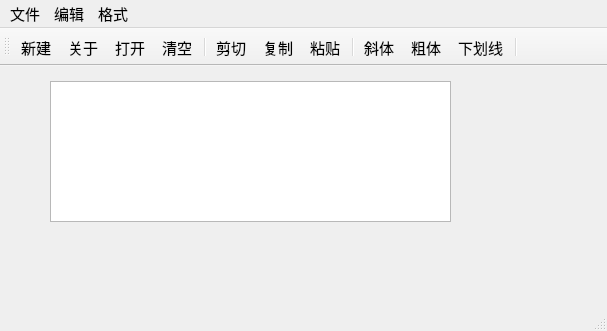
<?xml version="1.0" encoding="UTF-8"?>
<ui version="4.0">
 <class>QWMainWind</class>
 <widget class="QMainWindow" name="QWMainWind">
  <property name="geometry">
   <rect>
    <x>0</x>
    <y>0</y>
    <width>607</width>
    <height>331</height>
   </rect>
  </property>
  <property name="font">
   <font>
    <pointsize>11</pointsize>
   </font>
  </property>
  <property name="windowTitle">
   <string>QWMainWind</string>
  </property>
  <widget class="QWidget" name="centralWidget">
   <widget class="QTextEdit" name="txtEdit">
    <property name="geometry">
     <rect>
      <x>50</x>
      <y>15</y>
      <width>401</width>
      <height>141</height>
     </rect>
    </property>
    <property name="font">
     <font>
      <pointsize>16</pointsize>
     </font>
    </property>
   </widget>
  </widget>
  <widget class="QMenuBar" name="menuBar">
   <property name="geometry">
    <rect>
     <x>0</x>
     <y>0</y>
     <width>607</width>
     <height>20</height>
    </rect>
   </property>
   <widget class="QMenu" name="menu">
    <property name="title">
     <string>文件</string>
    </property>
    <addaction name="actNew"/>
    <addaction name="actOpen"/>
    <addaction name="separator"/>
    <addaction name="actClose"/>
   </widget>
   <widget class="QMenu" name="menu_2">
    <property name="title">
     <string>编辑</string>
    </property>
    <addaction name="actCut"/>
    <addaction name="actCopy"/>
    <addaction name="actPaste"/>
    <addaction name="separator"/>
    <addaction name="actClear"/>
   </widget>
   <widget class="QMenu" name="menu_3">
    <property name="title">
     <string>格式</string>
    </property>
    <addaction name="actFontBold"/>
    <addaction name="actFontItalic"/>
    <addaction name="actFontUnder"/>
    <addaction name="separator"/>
    <addaction name="actToolbarLab"/>
   </widget>
   <addaction name="menu"/>
   <addaction name="menu_2"/>
   <addaction name="menu_3"/>
  </widget>
  <widget class="QToolBar" name="mainToolBar">
   <property name="toolButtonStyle">
    <enum>Qt::ToolButtonStyle::ToolButtonTextUnderIcon</enum>
   </property>
   <attribute name="toolBarArea">
    <enum>TopToolBarArea</enum>
   </attribute>
   <attribute name="toolBarBreak">
    <bool>false</bool>
   </attribute>
   <addaction name="actNew"/>
   <addaction name="actAbout"/>
   <addaction name="actOpen"/>
   <addaction name="actClear"/>
   <addaction name="separator"/>
   <addaction name="actCut"/>
   <addaction name="actCopy"/>
   <addaction name="actPaste"/>
   <addaction name="separator"/>
   <addaction name="actFontItalic"/>
   <addaction name="actFontBold"/>
   <addaction name="actFontUnder"/>
   <addaction name="separator"/>
  </widget>
  <widget class="QStatusBar" name="statusBar"/>
  <action name="actCut">
   <property name="icon">
    <iconset resource="res.qrc">
     <normaloff>:/images/images/cut.bmp</normaloff>:/images/images/cut.bmp</iconset>
   </property>
   <property name="text">
    <string>剪切</string>
   </property>
   <property name="toolTip">
    <string>剪切</string>
   </property>
   <property name="shortcut">
    <string>Ctrl+X</string>
   </property>
  </action>
  <action name="actCopy">
   <property name="icon">
    <iconset resource="res.qrc">
     <normaloff>:/images/images/120.bmp</normaloff>:/images/images/120.bmp</iconset>
   </property>
   <property name="text">
    <string>复制</string>
   </property>
   <property name="toolTip">
    <string>复制</string>
   </property>
   <property name="shortcut">
    <string>Ctrl+C</string>
   </property>
  </action>
  <action name="actPaste">
   <property name="icon">
    <iconset resource="res.qrc">
     <normaloff>:/images/images/paste.bmp</normaloff>:/images/images/paste.bmp</iconset>
   </property>
   <property name="text">
    <string>粘贴</string>
   </property>
   <property name="toolTip">
    <string>粘贴</string>
   </property>
   <property name="shortcut">
    <string>Ctrl+V</string>
   </property>
  </action>
  <action name="actFontBold">
   <property name="checkable">
    <bool>true</bool>
   </property>
   <property name="icon">
    <iconset resource="res.qrc">
     <normaloff>:/images/images/BLD.BMP</normaloff>:/images/images/BLD.BMP</iconset>
   </property>
   <property name="text">
    <string>粗体</string>
   </property>
   <property name="toolTip">
    <string>粗体</string>
   </property>
  </action>
  <action name="actFontItalic">
   <property name="checkable">
    <bool>true</bool>
   </property>
   <property name="icon">
    <iconset resource="res.qrc">
     <normaloff>:/images/images/ITL.BMP</normaloff>:/images/images/ITL.BMP</iconset>
   </property>
   <property name="text">
    <string>斜体</string>
   </property>
   <property name="toolTip">
    <string>斜体</string>
   </property>
  </action>
  <action name="actFontUnder">
   <property name="checkable">
    <bool>true</bool>
   </property>
   <property name="icon">
    <iconset resource="res.qrc">
     <normaloff>:/images/images/WORDUNDR.BMP</normaloff>:/images/images/WORDUNDR.BMP</iconset>
   </property>
   <property name="text">
    <string>下划线</string>
   </property>
   <property name="toolTip">
    <string>下划线</string>
   </property>
  </action>
  <action name="actClose">
   <property name="icon">
    <iconset resource="res.qrc">
     <normaloff>:/images/images/exit.bmp</normaloff>:/images/images/exit.bmp</iconset>
   </property>
   <property name="text">
    <string>退出</string>
   </property>
   <property name="toolTip">
    <string>退出</string>
   </property>
  </action>
  <action name="actOpen">
   <property name="icon">
    <iconset resource="res.qrc">
     <normaloff>:/images/images/open3.bmp</normaloff>:/images/images/open3.bmp</iconset>
   </property>
   <property name="text">
    <string>打开...</string>
   </property>
   <property name="toolTip">
    <string>打开文件</string>
   </property>
   <property name="shortcut">
    <string>Ctrl+O</string>
   </property>
  </action>
  <action name="actClear">
   <property name="icon">
    <iconset resource="res.qrc">
     <normaloff>:/images/images/103.bmp</normaloff>:/images/images/103.bmp</iconset>
   </property>
   <property name="text">
    <string>清空</string>
   </property>
   <property name="toolTip">
    <string>清空内容</string>
   </property>
  </action>
  <action name="actFont">
   <property name="icon">
    <iconset resource="res.qrc">
     <normaloff>:/images/images/20.ico</normaloff>:/images/images/20.ico</iconset>
   </property>
   <property name="text">
    <string>字体...</string>
   </property>
   <property name="toolTip">
    <string>字体设置</string>
   </property>
  </action>
  <action name="actNew">
   <property name="icon">
    <iconset resource="res.qrc">
     <normaloff>:/images/images/new2.bmp</normaloff>:/images/images/new2.bmp</iconset>
   </property>
   <property name="text">
    <string>新建</string>
   </property>
   <property name="shortcut">
    <string>Ctrl+N</string>
   </property>
  </action>
  <action name="actToolbarLab">
   <property name="checkable">
    <bool>true</bool>
   </property>
   <property name="checked">
    <bool>true</bool>
   </property>
   <property name="text">
    <string>显示工具栏文字标签</string>
   </property>
   <property name="menuRole">
    <enum>QAction::MenuRole::TextHeuristicRole</enum>
   </property>
  </action>
  <action name="actAbout">
   <property name="icon">
    <iconset resource="res.qrc">
     <normaloff>:/images/images/BLD.BMP</normaloff>:/images/images/BLD.BMP</iconset>
   </property>
   <property name="text">
    <string>关于</string>
   </property>
   <property name="toolTip">
    <string>信息</string>
   </property>
   <property name="menuRole">
    <enum>QAction::MenuRole::NoRole</enum>
   </property>
  </action>
 </widget>
 <layoutdefault spacing="6" margin="11"/>
 <resources>
  <include location="res.qrc"/>
 </resources>
 <connections>
  <connection>
   <sender>actClose</sender>
   <signal>triggered()</signal>
   <receiver>QWMainWind</receiver>
   <slot>close()</slot>
   <hints>
    <hint type="sourcelabel">
     <x>-1</x>
     <y>-1</y>
    </hint>
    <hint type="destinationlabel">
     <x>422</x>
     <y>254</y>
    </hint>
   </hints>
  </connection>
  <connection>
   <sender>actClear</sender>
   <signal>triggered()</signal>
   <receiver>txtEdit</receiver>
   <slot>clear()</slot>
   <hints>
    <hint type="sourcelabel">
     <x>-1</x>
     <y>-1</y>
    </hint>
    <hint type="destinationlabel">
     <x>260</x>
     <y>256</y>
    </hint>
   </hints>
  </connection>
  <connection>
   <sender>actCut</sender>
   <signal>triggered()</signal>
   <receiver>txtEdit</receiver>
   <slot>cut()</slot>
   <hints>
    <hint type="sourcelabel">
     <x>-1</x>
     <y>-1</y>
    </hint>
    <hint type="destinationlabel">
     <x>260</x>
     <y>256</y>
    </hint>
   </hints>
  </connection>
  <connection>
   <sender>actCopy</sender>
   <signal>triggered()</signal>
   <receiver>txtEdit</receiver>
   <slot>copy()</slot>
   <hints>
    <hint type="sourcelabel">
     <x>-1</x>
     <y>-1</y>
    </hint>
    <hint type="destinationlabel">
     <x>260</x>
     <y>256</y>
    </hint>
   </hints>
  </connection>
  <connection>
   <sender>actPaste</sender>
   <signal>triggered()</signal>
   <receiver>txtEdit</receiver>
   <slot>paste()</slot>
   <hints>
    <hint type="sourcelabel">
     <x>-1</x>
     <y>-1</y>
    </hint>
    <hint type="destinationlabel">
     <x>260</x>
     <y>256</y>
    </hint>
   </hints>
  </connection>
 </connections>
</ui>
